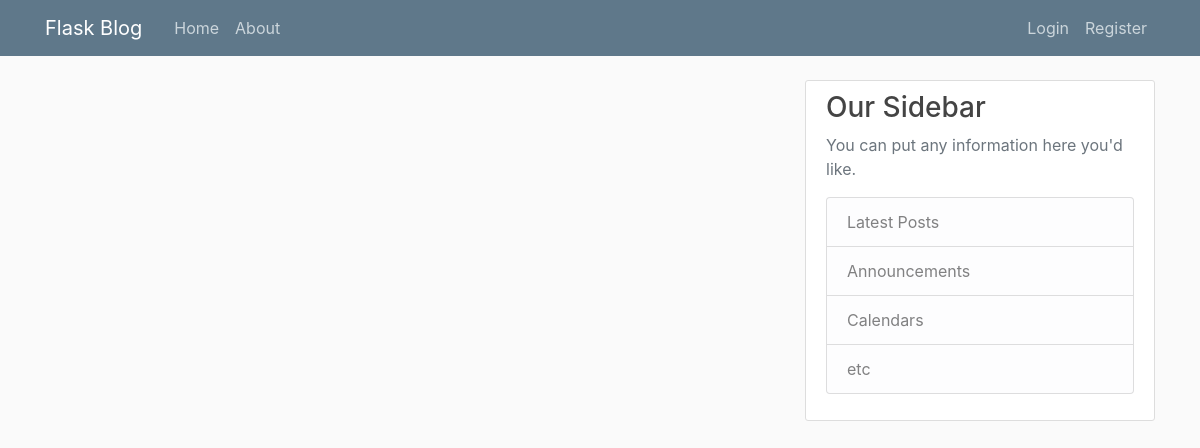
The page /user/ew on the database as committed earlier.
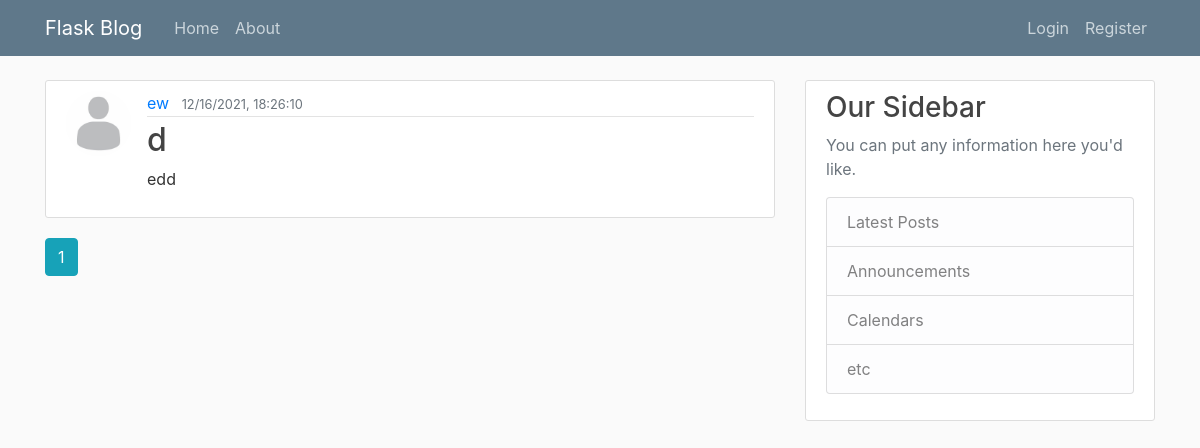
The same page on the database as committed later.
### flaskblog/posts/models.py (models this page shows, shortened)
class Post(db.Model):
    id = db.Column(db.Integer, primary_key=True)
    title = db.Column(db.String(100), nullable=False)
    date_posted = db.Column(db.DateTime, nullable=False, default=datetime.utcnow)
    content = db.Column(db.Text, nullable=False)
    user_id = db.Column(db.Integer, db.ForeignKey('user.id'), nullable=False)

### flaskblog/users/models.py (models this page shows, shortened)
class User(db.Model, UserMixin):
    id = db.Column(db.Integer, primary_key=True)
    username = db.Column(db.String(20), unique=True, nullable=False)
    email = db.Column(db.String(120), unique=True, nullable=False)
    image_file = db.Column(db.String(20), nullable=False, default='default.jpg')
    password = db.Column(db.String(60), nullable=True)
    posts = db.relationship('Post', backref='author', lazy=True)

### flaskblog/users/routes.py (the view)
@users.route("/user/<string:username>")
def user_page(username):
    page = request.args.get('page', 1, type=int)
    user = User.query.filter_by(username=username).first_or_404()
    posts = Post.query.filter_by(author=user)\
        .order_by(Post.date_posted.desc())\
        .paginate(page=page, per_page=5)
    return render_template('user_page.html', posts=posts, user=user)

### flaskblog/templates/user_page.html
{% extends "layout.html" %}
{% block content %}
    {% for post in posts.items %}
        <article class="media content-section">
          <img class="rounded-circle article-img" src="{{ url_for('static', filename='profile_px/' + post.author.image_file) }}">
          <div class="media-body">
            <div class="article-metadata">
              <a class="mr-2" href="{{ url_for('users.user_page', username=post.author.username) }}">{{ post.author.username }}</a>
              <small class="text-muted">{{ post.date_posted.strftime("%m/%d/%Y, %H:%M:%S") }}</small>
            </div>
            <h2><a class="article-title" href="{{ url_for('posts.post', post_id=post.id) }}">{{ post.title }}</a></h2>
            <p class="article-content">{{ post.content }}</p>
          </div>
        </article>
    {% endfor %}
    {% for page_num in posts.iter_pages(left_edge=1, right_edge=1, left_current=1, right_current=2) %}
      {% if page_num %}
        {% if posts.page == page_num %}
          <a class="btn btn-info" href="{{ url_for('users.user_page', username=user.username, page=page_num) }}">{{ page_num }}</a>
        {% else %}
          <a class="btn btn-outline-info" href="{{ url_for('users.user_page', username=user.username, page=page_num) }}">{{ page_num }}</a>
        {% endif %}
      {% else %}
        ...
      {% endif %}
    {% endfor %}
{% endblock content %}

Rows that differ between the two databases and show on the page:
added Post: image_file (placeholder picture), author.username "ew", date_posted "12/16/2021, 18:26:10", title "d", content "edd"
Other text that changed with them:
new list line: "1"
